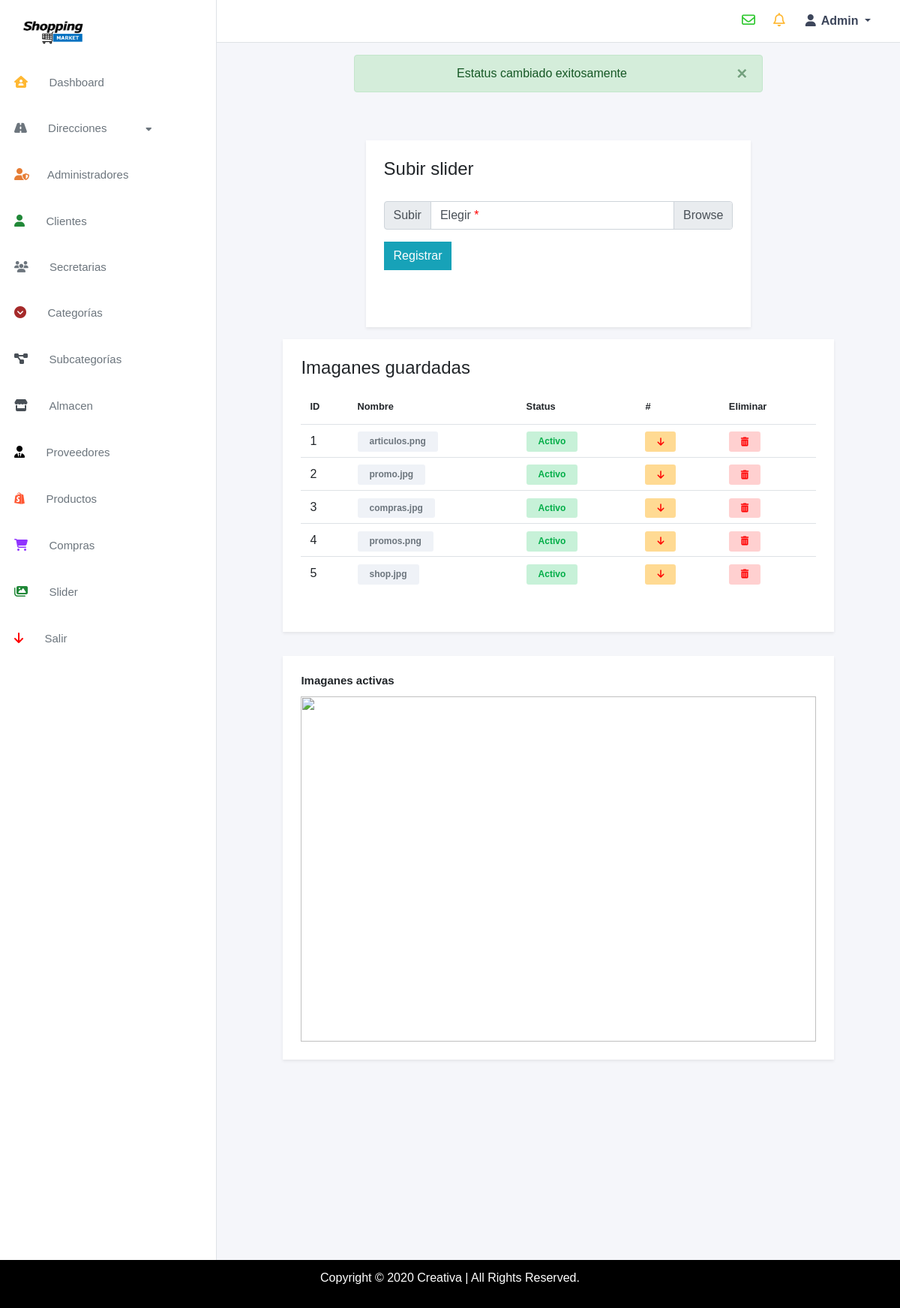
Page /slider/status?id=1&status=2 (signed in) on the committed database.
### tables this page shows
CREATE TABLE images(id_image INT AUTO_INCREMENT PRIMARY KEY,
    image VARCHAR(60) NOT NULL,
    type ENUM('slider', 'product') NOT NULL,
    status INT(1) NOT NULL);

### controllers/admin/slider.php (called while the page is built, shortened)
<?php
	class Slider extends Controller
	{
		function status()
		{
			$this->getSlider();
		}
		function getSlider()
		{
			$sliders = $this->model->getSlider();
			$this->view->sliders = $sliders;
			$this->view->title = "Slider";
			$this->view->render('admin/slider/show');
		}
		function errors($error)
		{
			$c1 = isset($error['c1']) ? $error['c1'] : '';
			$m1 = isset($error['m1']) ? $error['m1'] : '';
			$category = isset($error['category']) ? $error['category'] : '';
			$alert = isset($error['alert']) ? $error['alert'] : '';
			$message = isset($error['message']) ? $error['message'] : '';
			$this->view->error = [
				'c1' => $c1, 'm1' => $m1,
				'category' => $category,
				'alert' => $alert, 'message' => $message
			];
		}
	}
?>

### index.php (called while the page is built, shortened)
<?php
	require_once 'libraries/controller.php';
	require_once 'libraries/database.php';
	$app = new App();
?>

### models/admin/sliderModel.php (called while the page is built, shortened)
<?php
	class SliderModel extends Model
	{
		function getSlider()
		{
			$items = [];
			$query = $this->db->connection()->prepare("SELECT * FROM images WHERE type = 'slider'");
			try {
				$query->execute();
				while ($row = $query->fetch()) {
					$item = new Sliders();
					$item->id_image = $row['id_image'];
					$item->image = $row['image'];
					$item->status = $row['status'];
					array_push($items, $item);
				}
				return $items;
			} catch (PDOException $e) {
				return [];
			}
		}
	}
?>

### libraries/database.php (called while the page is built)
<?php
	class Database
	{
		private $host;
		private $user;
		private $password;
		private $db;
		private $charset;
		function __construct()
		{
			$this->host = constant('HOST');
			$this->user = constant('USER');
			$this->password = constant('PASSWORD');
			$this->db = constant('DB');
			$this->charset = constant('CHARSET');
		}
		function connection()
		{
			try {
				$connection = "mysql:host=" . $this->host . ";dbname=" . $this->db . ";charser=" . $this->charset;
				$options = [
					PDO::ATTR_ERRMODE => PDO::ERRMODE_EXCEPTION,
					PDO::ATTR_EMULATE_PREPARES => false,
				];
				$pdo = new PDO($connection, $this->user, $this->password, $options);
				return $pdo;
			}catch(PDOException $e){
				print_r('Error connection: ' . $e->getMessage());
			}
		}
	}
?>

### libraries/controller.php (called while the page is built, shortened)
<?php
	class Controller
	{
		function loadModel($dir, $model)
		{
			$url = 'models/' . $dir . '/' .$model . 'Model.php';
			if (file_exists($url)) {
				$this->model = new $modelName();
			}
		}
	}
?>

### views/admin/slider/show.php (the view, shortened to what this page needs)
<div id="content" class="container-fluid py-5">
    <section>
        <div class="container">
            <div class="row justify-content-center">
                <div class="col-12 col-md-7 form-color p-4 shadow-sm">
                    <h4 class="pb-1">Subir slider</h4>
                    <form method="POST" enctype="multipart/form-data" action="<?= constant('URL'); ?>slider/register" class="py-3">
                        <div class="form-group">
                            <div class="input-group">
                                <div class="input-group-prepend">
                                    <span class="input-group-text">
                                        Subir
                                    </span>
                                </div>
                                <div class="custom-file">
                                    <label class="custom-file-label text-file" for="files">
                                        Elegir <span style="color: red;">*</span>
                                    </label>
                                </div>
                            </div>
                            <div class="mt-3 mx-auto">
                                <input type="submit" class="btn btn-info" value="Registrar">
                            </div>
                        </div>
                    </form>
                </div>
            </div>
        </div>
    </section>
    <section id="tabla-imaganes" class="py-3">
        <div class="container">
            <div class="row justify-content-center">
                <div class="col-12 col-md-10 form-color p-4 shadow-sm">
                    <h4 class="pb-1">Imaganes guardadas</h4>
                    <div class="row mb-3">
                        <div class="col-xl-12 col-lg-12">
                            <div class="table-responsive">
                                <table class="table">
                                    <thead>
                                        <tr>
                                            <th scope="col">
                                                <small class="font-weight-bold">ID<small>
                                            </th>
                                            <th scope="col">
                                                <small class="font-weight-bold">Nombre<small>
                                            </th>
                                            <th scope="col">
                                                <small class="font-weight-bold">Status<small>
                                            </th>
                                            <th scope="col">
                                                <small class="font-weight-bold">#<small>
                                            </th>
                                            <th scope="col">
                                                <small class="font-weight-bold">Eliminar<small>
                                            </th>
                                        </tr>
                                    </thead>
                                    <tbody>
                                        <?php
                                            foreach ($this->sliders as $row):
                                                $slider = $row;
                                        ?>
                                        <tr>
                                            <td>
                                                <span class="d-block"><?= $slider->id_image; ?></span>
                                            </td>
                                            <td class="align-middle">
                                                <span class="status-span badge-secondary text-secondary">
                                                    <?= $slider->image; ?>
                                                </span>
                                            </td>
                                            <td class="align-middle">
                                                <?php if ($slider->status == 1) : ?>
                                                    <span class="status-span badge-primary badge-active">
                                                        Activo
                                                    </span>
                                                <?php elseif ($slider->status == 2) : ?>
                                                    <span class="status-span badge-primary badge-delete">
                                                        Desactivado
                                                    </span>
                                                <?php endif ?>
                                            </td>
                                            <td class="align-middle">
                                                <?php if ($slider->status == 1) : ?>
                                                    <a href="<?= constant('URL'); ?>slider/status?id=<?= $slider->id_image; ?>&status=2" class="status-span badge-primary badge-activo">
                                                        <i class="fas fa-arrow-down"></i>
                                                    </a>
                                                <?php elseif ($slider->status == 2) : ?>
                                                    <a href="<?= constant('URL'); ?>slider/status?id=<?= $slider->id_image; ?>&status=1" class="status-span badge-primary badge-active">
                                                        <i class="fas fa-arrow-up"></i>
                                                    </a>
                                                <?php endif ?>
                                            </td>
                                            <td class="align-middle">
                                                <a href="<?= constant('URL'); ?>slider/delete?id=<?= $slider->id_image; ?>" class="status-span badge-primary badge-delete">
                                                    <i class="fas fa-trash-alt"></i>
                                                </a>
                                            </td>
                                        </tr>
                                        <?php endforeach ?>
                                    </tbody>
                                </table>
                            </div>
                        </div>
                    </div>
                </div>
            </div>
        </div>
    </section>
    <section  id="imagen-guardada" class="py-3">
        <div class="container">
            <div class="row justify-content-center">
                <div class="col-12 col-md-10 form-color p-4 shadow-sm">
                    <h4 class="pb-1 text-slider font-weight-bold">Imaganes activas</h4>
                    <div id="carouselExampleControls" class="carousel slide" data-ride="carousel">
                        <div class="carousel-inner">
                            <div class="carousel-item active">
                                <img class="d-block w-100" src="">
                            </div>
                        </div>
                        <a class="carousel-control-prev" href="#carouselExampleControls" role="button" data-slide="prev">
                            <span class="carousel-control-prev-icon" aria-hidden="true"></span>
                        </a>
                        <a class="carousel-control-next" href="#carouselExampleControls" role="button" data-slide="next">
                            <span class="carousel-control-next-icon" aria-hidden="true"></span>
                        </a>
                    </div>
                </div>
            </div>
        </div>
    </section>
</div>

### public/css/style.css (style rules this page uses)
:root { --primary: #0b254b; --light: #ffffff; --light-blue: #f5f6fa; --grey: #eff2f7; }
* { margin: 0; padding: 0; box-sizing: 0; font-family: 'Montserrat', sans-serif; }
a { text-decoration: none !important; }
.form-color { background-color: #ffff; }
.form-group { padding-bottom: 20px; }
input, select { outline: none !important; border-radius: 0 !important; }
.carousel-inner img { height: 460px!important; }
.text-slider { font-size: 15px; }
.fa-arrow-down { color: red; }
.shadow-sm { box-shadow: 0 0 1.25rem rgba(11, 37, 75, 0.05); }
.bg-primary, .badge-primary { background-color: rgba(0, 123, 255, 0.1) !important; }
.badge-secondary { background-color: var(--grey); color: var(--primary); }
#content { overflow-y: auto; height: 100vh; }
table { border-collapse: separate; border-spacing: 0 0.5rem; }
table thead th { border: 0 !important; }
table tbody td { line-height: 1.2; }
.status-span { padding: 0.4rem 1rem; border-radius: 0.2rem; font-size: 12px; font-weight: bold; }
.badge-active { background-color: #04c04f38 !important; color: #01ad47 !important; }
.badge-activo { background-color: #ffb83386 !important; color: #ffb833 !important; }
.badge-secondary { background-color: #eff2f7 !important; color: #000 !important; }
.badge-delete { background-color: rgba(255, 0, 0, 0.185) !important; color: red !important; }

### rows in the picture
images: id_image "1", image "articulos.png", status "Activo"
images: id_image "2", image "promo.jpg", status "Activo"
images: id_image "3", image "compras.jpg", status "Activo"
images: id_image "4", image "promos.png", status "Activo"
images: id_image "5", image "shop.jpg", status "Activo"

### other values in the picture
$_SESSION['name'] "Admin"
$this->error['message'] "Estatus cambiado exitosamente"
